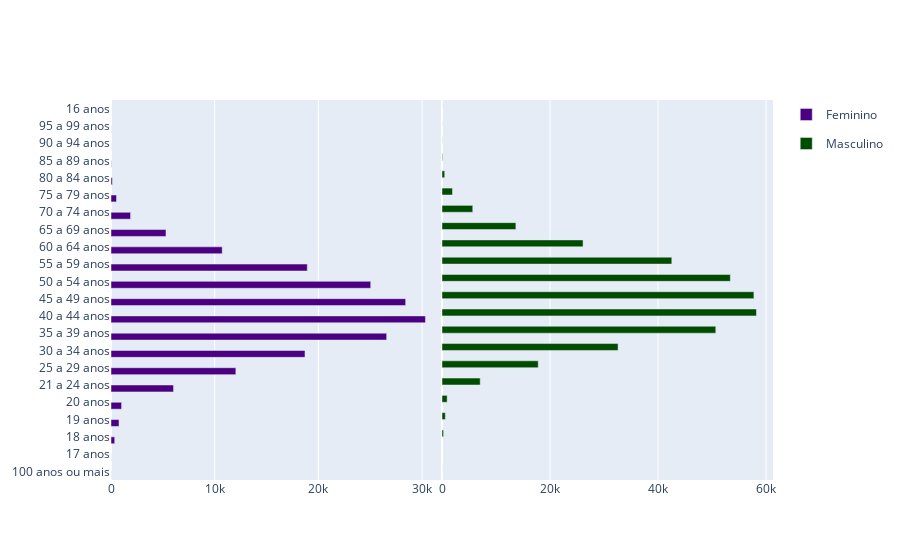

Source (notebook cell):
### Code cell
fig.add_traces(plot_fem['data'][0], rows=1, cols=1);
fig.add_traces(plot_masc['data'][0], rows=1, cols=2);

fig.show()

### Figure 1 — Plotly figure (JSON) as saved in the notebook; plotly's stock layout.template omitted (floating-point values rounded to 4 significant figures)
{"data": [{"alignmentgroup": "True", "hovertemplate": "Gênero=Feminino<br>Quantitativo=%{x}<br>Faixa etária=%{y}<extra></extra>", "legendgroup": "Feminino", "marker": {"color": "#4b0082", "pattern": {"shape": ""}}, "name": "Feminino", "offsetgroup": "Feminino", "orientation": "h", "showlegend": true, "textposition": "auto", "type": "bar", "x": [5, 2, 357, 771, 1019, 6029, 12039, 18707, 26583, 30323, 28414, 25045, 18929, 10726, 5302, 1888, 531, 128, 22, 4, 3], "xaxis": "x", "y": ["100 anos ou mais", "17 anos", "18 anos", "19 anos", "20 anos", "21 a 24 anos", "25 a 29 anos", "30 a 34 anos", "35 a 39 anos", "40 a 44 anos", "45 a 49 anos", "50 a 54 anos", "55 a 59 anos", "60 a 64 anos", "65 a 69 anos", "70 a 74 anos", "75 a 79 anos", "80 a 84 anos", "85 a 89 anos", "90 a 94 anos", "95 a 99 anos"], "yaxis": "y"}, {"alignmentgroup": "True", "hovertemplate": "Gênero=Masculino<br>Quantitativo=%{x}<br>Faixa etária=%{y}<extra></extra>", "legendgroup": "Masculino", "marker": {"color": "#004c00", "pattern": {"shape": ""}}, "name": "Masculino", "offsetgroup": "Masculino", "orientation": "h", "showlegend": true, "textposition": "auto", "type": "bar", "x": [1, 1, 292, 618, 954, 7074, 17819, 32601, 50696, 58224, 57752, 53387, 42550, 26118, 13682, 5696, 1938, 501, 100, 16, 5], "xaxis": "x2", "y": ["100 anos ou mais", "16 anos", "18 anos", "19 anos", "20 anos", "21 a 24 anos", "25 a 29 anos", "30 a 34 anos", "35 a 39 anos", "40 a 44 anos", "45 a 49 anos", "50 a 54 anos", "55 a 59 anos", "60 a 64 anos", "65 a 69 anos", "70 a 74 anos", "75 a 79 anos", "80 a 84 anos", "85 a 89 anos", "90 a 94 anos", "95 a 99 anos"], "yaxis": "y2"}], "layout": {"autosize": true, "xaxis": {"anchor": "y", "autorange": true, "domain": [0, 0.5], "range": [0, 31920.0], "type": "linear"}, "xaxis2": {"anchor": "y2", "autorange": true, "domain": [0.5, 1], "range": [0, 61290.0], "type": "linear"}, "yaxis": {"anchor": "x", "autorange": true, "domain": [0, 1], "range": [-0.5, 21.5], "type": "category"}, "yaxis2": {"anchor": "x2", "autorange": true, "domain": [0, 1], "matches": "y", "range": [-0.5, 21.5], "showticklabels": false, "type": "category"}}}
